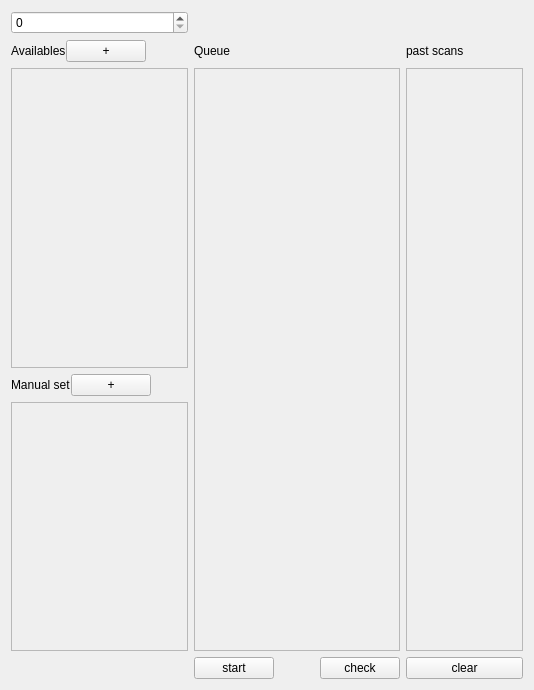
<?xml version="1.0" encoding="UTF-8"?>
<ui version="4.0">
 <class>Form</class>
 <widget class="QWidget" name="Form">
  <property name="geometry">
   <rect>
    <x>0</x>
    <y>0</y>
    <width>534</width>
    <height>690</height>
   </rect>
  </property>
  <property name="windowTitle">
   <string>Form</string>
  </property>
  <layout class="QHBoxLayout" name="horizontalLayout_5">
   <item>
    <layout class="QGridLayout" name="gridLayout">
     <item row="4" column="0">
      <layout class="QHBoxLayout" name="horizontalLayout_3">
       <property name="spacing">
        <number>0</number>
       </property>
       <item>
        <widget class="QLabel" name="label_3">
         <property name="text">
          <string>Manual set</string>
         </property>
        </widget>
       </item>
       <item>
        <widget class="QPushButton" name="pb_new_manual">
         <property name="sizePolicy">
          <sizepolicy hsizetype="Fixed" vsizetype="Fixed">
           <horstretch>0</horstretch>
           <verstretch>0</verstretch>
          </sizepolicy>
         </property>
         <property name="text">
          <string>+</string>
         </property>
        </widget>
       </item>
       <item>
        <spacer name="horizontalSpacer_3">
         <property name="orientation">
          <enum>Qt::Horizontal</enum>
         </property>
         <property name="sizeHint" stdset="0">
          <size>
           <width>37</width>
           <height>17</height>
          </size>
         </property>
        </spacer>
       </item>
      </layout>
     </item>
     <item row="3" column="0">
      <widget class="QScrollArea" name="scrollArea_available">
       <property name="sizePolicy">
        <sizepolicy hsizetype="Preferred" vsizetype="Expanding">
         <horstretch>0</horstretch>
         <verstretch>0</verstretch>
        </sizepolicy>
       </property>
       <property name="minimumSize">
        <size>
         <width>0</width>
         <height>300</height>
        </size>
       </property>
       <property name="maximumSize">
        <size>
         <width>16777215</width>
         <height>16777215</height>
        </size>
       </property>
       <property name="verticalScrollBarPolicy">
        <enum>Qt::ScrollBarAsNeeded</enum>
       </property>
       <property name="widgetResizable">
        <bool>true</bool>
       </property>
       <widget class="QWidget" name="scrollAreaWidgetContents_2">
        <property name="geometry">
         <rect>
          <x>0</x>
          <y>0</y>
          <width>172</width>
          <height>298</height>
         </rect>
        </property>
        <layout class="QVBoxLayout" name="verticalLayout_5"/>
       </widget>
      </widget>
     </item>
     <item row="1" column="1">
      <widget class="QLabel" name="label_2">
       <property name="text">
        <string>Queue</string>
       </property>
      </widget>
     </item>
     <item row="1" column="0">
      <layout class="QHBoxLayout" name="horizontalLayout">
       <property name="spacing">
        <number>0</number>
       </property>
       <item>
        <widget class="QLabel" name="label">
         <property name="text">
          <string>Availables</string>
         </property>
        </widget>
       </item>
       <item>
        <widget class="QPushButton" name="pb_new_scan">
         <property name="sizePolicy">
          <sizepolicy hsizetype="Fixed" vsizetype="Fixed">
           <horstretch>0</horstretch>
           <verstretch>0</verstretch>
          </sizepolicy>
         </property>
         <property name="text">
          <string>+</string>
         </property>
        </widget>
       </item>
       <item>
        <spacer name="horizontalSpacer_2">
         <property name="orientation">
          <enum>Qt::Horizontal</enum>
         </property>
         <property name="sizeHint" stdset="0">
          <size>
           <width>40</width>
           <height>20</height>
          </size>
         </property>
        </spacer>
       </item>
      </layout>
     </item>
     <item row="5" column="0">
      <widget class="QScrollArea" name="scrollArea_action">
       <property name="sizePolicy">
        <sizepolicy hsizetype="Expanding" vsizetype="Expanding">
         <horstretch>0</horstretch>
         <verstretch>0</verstretch>
        </sizepolicy>
       </property>
       <property name="minimumSize">
        <size>
         <width>100</width>
         <height>100</height>
        </size>
       </property>
       <property name="maximumSize">
        <size>
         <width>16777215</width>
         <height>16777215</height>
        </size>
       </property>
       <property name="verticalScrollBarPolicy">
        <enum>Qt::ScrollBarAsNeeded</enum>
       </property>
       <property name="widgetResizable">
        <bool>true</bool>
       </property>
       <widget class="QWidget" name="scrollAreaWidgetContents_3">
        <property name="geometry">
         <rect>
          <x>0</x>
          <y>0</y>
          <width>172</width>
          <height>217</height>
         </rect>
        </property>
        <layout class="QVBoxLayout" name="verticalLayout_7"/>
       </widget>
      </widget>
     </item>
     <item row="3" column="1" rowspan="3">
      <widget class="QScrollArea" name="scrollArea_queue">
       <property name="sizePolicy">
        <sizepolicy hsizetype="Expanding" vsizetype="Expanding">
         <horstretch>0</horstretch>
         <verstretch>0</verstretch>
        </sizepolicy>
       </property>
       <property name="minimumSize">
        <size>
         <width>100</width>
         <height>0</height>
        </size>
       </property>
       <property name="maximumSize">
        <size>
         <width>16777215</width>
         <height>16777215</height>
        </size>
       </property>
       <property name="verticalScrollBarPolicy">
        <enum>Qt::ScrollBarAsNeeded</enum>
       </property>
       <property name="widgetResizable">
        <bool>true</bool>
       </property>
       <widget class="QWidget" name="scrollAreaWidgetContents">
        <property name="geometry">
         <rect>
          <x>0</x>
          <y>0</y>
          <width>220</width>
          <height>561</height>
         </rect>
        </property>
       </widget>
      </widget>
     </item>
     <item row="6" column="2">
      <widget class="QPushButton" name="pushButton_clear_past">
       <property name="text">
        <string>clear</string>
       </property>
      </widget>
     </item>
     <item row="3" column="2" rowspan="3">
      <widget class="QScrollArea" name="scrollArea_past">
       <property name="sizePolicy">
        <sizepolicy hsizetype="Expanding" vsizetype="Expanding">
         <horstretch>0</horstretch>
         <verstretch>0</verstretch>
        </sizepolicy>
       </property>
       <property name="minimumSize">
        <size>
         <width>100</width>
         <height>0</height>
        </size>
       </property>
       <property name="maximumSize">
        <size>
         <width>16777215</width>
         <height>16777215</height>
        </size>
       </property>
       <property name="verticalScrollBarPolicy">
        <enum>Qt::ScrollBarAsNeeded</enum>
       </property>
       <property name="widgetResizable">
        <bool>true</bool>
       </property>
       <widget class="QWidget" name="scrollAreaWidgetContents_4">
        <property name="geometry">
         <rect>
          <x>0</x>
          <y>0</y>
          <width>98</width>
          <height>561</height>
         </rect>
        </property>
       </widget>
      </widget>
     </item>
     <item row="1" column="2">
      <widget class="QLabel" name="label_4">
       <property name="text">
        <string>past scans</string>
       </property>
      </widget>
     </item>
     <item row="6" column="1">
      <layout class="QHBoxLayout" name="horizontalLayout_4">
       <item>
        <widget class="QPushButton" name="pushButton">
         <property name="text">
          <string>start</string>
         </property>
        </widget>
       </item>
       <item>
        <spacer name="horizontalSpacer_4">
         <property name="orientation">
          <enum>Qt::Horizontal</enum>
         </property>
         <property name="sizeHint" stdset="0">
          <size>
           <width>40</width>
           <height>20</height>
          </size>
         </property>
        </spacer>
       </item>
       <item>
        <widget class="QPushButton" name="pushButton_2">
         <property name="text">
          <string>check</string>
         </property>
        </widget>
       </item>
      </layout>
     </item>
     <item row="6" column="0">
      <layout class="QHBoxLayout" name="Layout_delete">
       <item>
        <spacer name="horizontalSpacer">
         <property name="orientation">
          <enum>Qt::Horizontal</enum>
         </property>
         <property name="sizeHint" stdset="0">
          <size>
           <width>40</width>
           <height>20</height>
          </size>
         </property>
        </spacer>
       </item>
      </layout>
     </item>
     <item row="0" column="0">
      <widget class="QSpinBox" name="serial">
       <property name="maximum">
        <number>9999</number>
       </property>
      </widget>
     </item>
    </layout>
   </item>
  </layout>
 </widget>
 <resources/>
 <connections/>
</ui>
